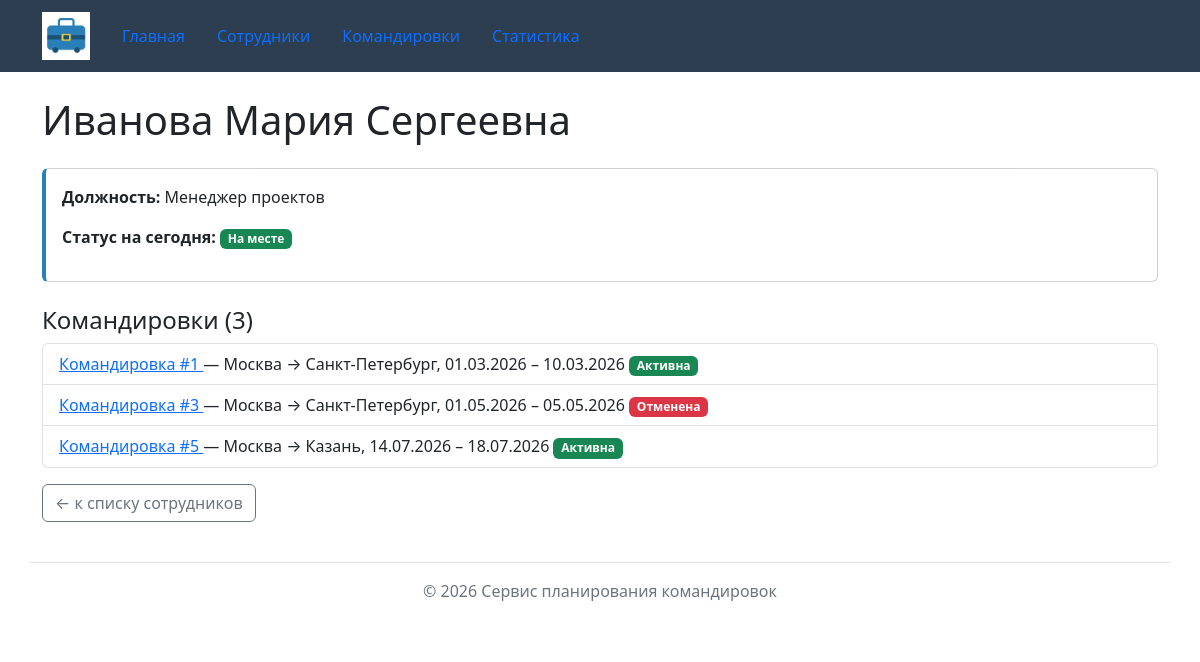
The page /employees/1/ on the database its author committed.
### employees/views.py (the view)
def employee_detail(request, employee_id):
    today = date.today().isoformat()
    conn = get_connection()
    conn.row_factory = sqlite3.Row
    employee = conn.execute(EMPLOYEE_SQL, [employee_id]).fetchone()
    trips = []
    traveling = False
    if employee is not None:
        trips = conn.execute(EMPLOYEE_TRIPS_SQL, [employee_id]).fetchall()
        result = conn.execute(
            EMPLOYEE_TRAVELING_SQL, [employee_id, today, today]
        ).fetchone()
        traveling = result["active_trips"] > 0
    conn.close()
    context = {"employee": employee, "trips": trips, "traveling": traveling}
    return render(
        request, "employees/employee_detail.html", context,
        status=404 if employee is None else 200,
    )

### db/database.py (called while the page is built)
def get_connection(db_path=DB_PATH):
    conn = sqlite3.connect(db_path)
    conn.execute("PRAGMA foreign_keys = ON")
    return conn

### employees/templates/employees/employee_detail.html (shortened to what this page needs)
{% extends "base.html" %}
{% block content %}
{% if employee %}
    <h1 class="my-4">{{ employee.name }}</h1>
    <div class="card app-card p-3">
        <p><strong>Должность:</strong> {{ employee.position }}</p>
        <p>
            <strong>Статус на сегодня:</strong>
            {% if traveling %}
                <span class="badge bg-warning">В командировке</span>
            {% else %}
                <span class="badge bg-success">На месте</span>
            {% endif %}
        </p>
    </div>
    <h2 class="h4 mt-4">Командировки ({{ trips|length }})</h2>
    <ul class="list-group">
        {% for trip in trips %}
            <li class="list-group-item">
                <a href="{% url 'trips:trip_detail' trip.id %}">
                    Командировка #{{ trip.id }}
                </a>
                — {{ trip.origin }} → {{ trip.destination }},
                {{ trip.start_date }} – {{ trip.end_date }}
                {% include "trips/includes/trip_status.html" %}
            </li>
        {% empty %}
            <li class="list-group-item">Командировок нет</li>
        {% endfor %}
    </ul>
    <a href="{% url 'employees:employees' %}"
       class="btn btn-outline-secondary mt-3">← к списку сотрудников</a>
{% else %}
    <h1 class="my-4">Сотрудник не найден</h1>
    <a href="{% url 'employees:employees' %}"
       class="btn btn-outline-secondary">← к списку сотрудников</a>
{% endif %}
{% endblock %}

### trips/templates/trips/includes/trip_status.html
{% if trip.is_cancelled %}
    <span class="badge bg-danger">Отменена</span>
{% else %}
    <span class="badge bg-success">Активна</span>
{% endif %}

### homepage/static/homepage/css/style.css (style rules this page uses)
.app-card { border-left: 4px solid #2980b9; }

### rows shown on the page
employees: name "Иванова Мария Сергеевна", position "Менеджер проектов"
routes: id "1", origin "Москва", destination "Санкт-Петербург", start_date "01.03.2026", end_date "10.03.2026", shows "Активна"
routes: id "5", origin "Москва", destination "Казань", start_date "14.07.2026", end_date "18.07.2026", shows "Активна"

### other values the page prints
{{ trips|length }} "3"
{{ trip.id }} "3"
{{ trip.origin }} "Москва"
{{ trip.destination }} "Санкт-Петербург"
{{ trip.start_date }} "01.05.2026"
{{ trip.end_date }} "05.05.2026"
